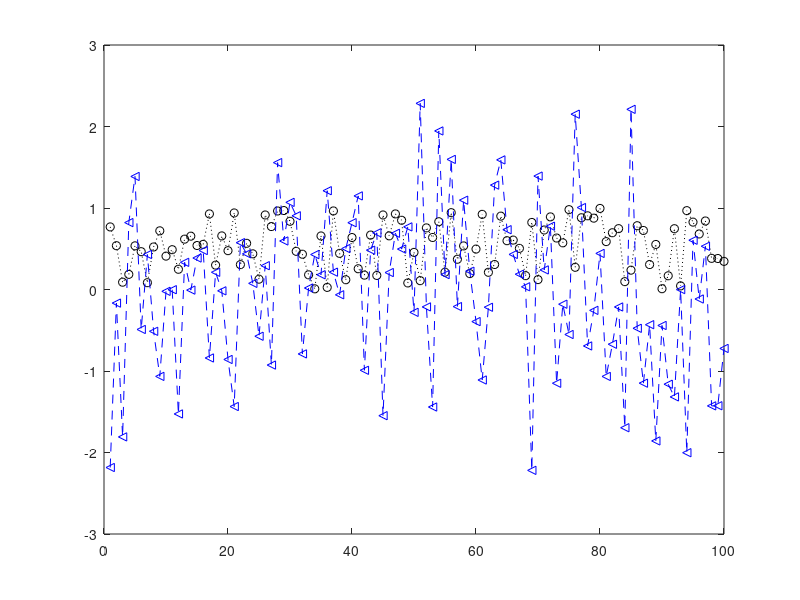

Recreate this plot in MATLAB.
function result = test_plot_011
result = false;
a = figure;
h = gca;
plot(h,rand(100,1),'ko:',randn(100,1),'b<--')
drawnow;
close(a);
result = true;
